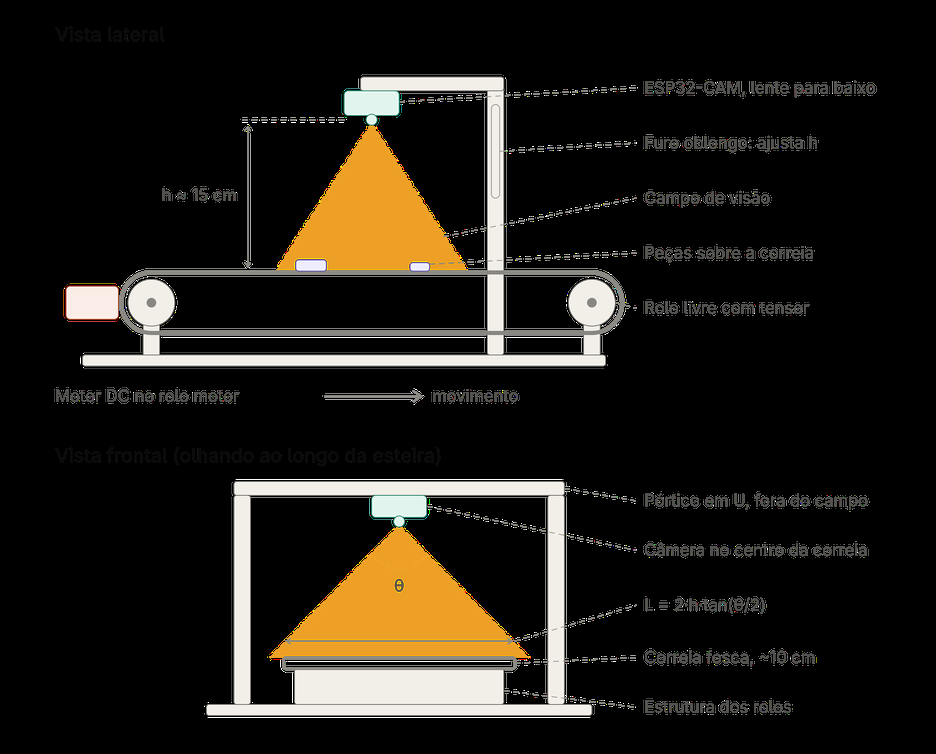
#> input picture 3d_models/esteira_inspecao_vistas_lateral_frontal.png, 936 x 754 px, shrunk from 2720 x 2192 before the run; its folder holds only this picture in this run
$ python -i image_process.py   (imports and definitions only)
#> lines starting #> are read from the running program, lines starting #| are printed output that depends on the picture; after the words box and inside, x2 and y2 are one past the last pixel; in counts of white or black regions, pixels touching at a corner belong together
### src/server/moments.py
import numpy as np
import cv2

# calcula os momentos da imagem
def moments(img, ordem=3):
    """
    Calcula todos os momentos brutos (m), centrais (mu) e normalizados (nu)
    até a ordem pedida, de uma só vez.

    m_pq = (Vx^T · I^T · Vy)[p, q], onde Vx e Vy são matrizes de
    Vandermonde (colunas = x^0, x^1, ..., x^ordem).
    """

    I = np.asarray(img) # transformação a imagem em um numpy array

    # aplica conversão para grayscale
    if I.ndim == 3:
        I = cv2.cvtColor(I, cv2.COLOR_BGR2GRAY)

    I = I.astype(np.float64)

    h, w = I.shape # recupera as dimensões da imagem

    k = np.arange(ordem + 1)
    x = np.arange(w, dtype=np.float64)
    y = np.arange(h, dtype=np.float64)

    # Momentos brutos: matriz (ordem+1) x (ordem+1), m[p, q]
    Vx = x[:, None] ** k
    Vy = y[:, None] ** k
    m = Vx.T @ I.T @ Vy

    m00 = m[0, 0]
    if m00 == 0:
        raise ValueError("Imagem vazia (m00 = 0): não há objeto para medir.")

    # calcula centroide
    cx, cy = m[1, 0] / m00, m[0, 1] / m00

    # Momentos centrais: mesmo truque com coordenadas deslocadas
    Ux = (x - cx)[:, None] ** k
    Uy = (y - cy)[:, None] ** k
    mu = Ux.T @ I.T @ Uy

    # Momentos invariantes à escala: nu_pq = mu_pq / mu00^((p+q)/2 + 1)
    p, q = np.meshgrid(k, k, indexing="ij")
    gamma = (p + q) / 2.0 + 1.0
    nu = mu / (mu[0, 0] ** gamma)

    return m, mu, nu

# momentos invariantes de HU
def hu_invariants_moments(nu):
    """I1..I7 de Hu + I8 de Flusser a partir da matriz nu[p, q]."""

    n20, n02, n11 = nu[2, 0], nu[0, 2], nu[1, 1]
    n30, n03, n21, n12 = nu[3, 0], nu[0, 3], nu[2, 1], nu[1, 2]

    a = n30 + n12
    b = n21 + n03
    c = n30 - 3 * n12
    d = 3 * n21 - n03

    I1 = n20 + n02
    I2 = (n20 - n02) ** 2 + 4 * n11 ** 2
    I3 = c ** 2 + d ** 2
    I4 = a ** 2 + b ** 2
    I5 = c * a * (a ** 2 - 3 * b ** 2) + d * b * (3 * a ** 2 - b ** 2)
    I6 = (n20 - n02) * (a ** 2 - b ** 2) + 4 * n11 * a * b
    I7 = d * a * (a ** 2 - 3 * b ** 2) - c * b * (3 * a ** 2 - b ** 2)
    I8 = n11 * (a ** 2 - b ** 2) - (n20 - n02) * a * b

    return np.array([I1, I2, I3, I4, I5, I6, I7, I8])

# cria um dicionario com o momentos
# [19 lines left out: function dict_moments, not called in this run]

# vetor de caracteristicas da imagem com base nos momentos
def feature_vector(img, usar_log=True):
    """
    Vetor de 8 características (I1..I8).
    Os invariantes variam por várias ordens de grandeza (1e-1 até 1e-20),
    normaliza com transformação log com sinal
    """
    _, _, nu = moments(img, ordem=3)
    hu = hu_invariants_moments(nu)

    if usar_log:
        hu = -np.sign(hu) * np.log10(np.abs(hu) + 1e-30) # transformação log para linearizar

    return hu

### src/server/image_process.py
from pathlib import Path

import cv2
import numpy as np
import config as config
from moments import moments, feature_vector

# constantes
HU_NAMES = [f"hu{i}" for i in range(1, 9)]
SHAPE_NAMES = ["euler", "compactness", "eccentricity", "elongation", "solidity"]
SIZE_NAMES = ["area", "perimeter"]
FEATURE_NAMES = HU_NAMES + SHAPE_NAMES + SIZE_NAMES

# Fundo
# [14 lines left out: function load_background, not called in this run]

# transforma para escala de cinza
def grayscale(img):

    if img.ndim == 3:
        return cv2.cvtColor(img, cv2.COLOR_BGR2GRAY)

    return img

# gera amostragem para o kernel da gaussiana
def binomial_kernel(k):
    """Linha k-1 do triângulo de Pascal: aproximação inteira da gaussiana (igual à ESP32)."""

    c = [1]

    for _ in range(k - 1):
        c = [x + y for x, y in zip(c + [0], [0] + c)]

    return c

# filtro gaussiano
def gaussian_blur(img, k):
    """Gaussiano KxK separável, inteiro, borda refletida e uma divisão arredondada por 4^(K-1)."""

    if k <= 1:
        return img.copy()

    c = binomial_kernel(k)
    r = k // 2
    h, w = img.shape
    p = np.pad(img.astype(np.uint32), ((0, 0), (r, r)), mode="reflect")
    horiz = sum(c[i] * p[:, i:i + w] for i in range(k))
    p = np.pad(horiz, ((r, r), (0, 0)), mode="reflect")
    vert = sum(c[i] * p[i:i + h, :] for i in range(k))
    shift = 2 * (k - 1)

    return ((vert + (1 << (shift - 1))) >> shift).astype(np.uint8)

def otsu(img):
    """Limiar de Otsu com as mesmas contas e a mesma ordem da ESP32 (mesmo desempate)."""

    hist = np.bincount(img.ravel(), minlength=256).tolist()
    n = img.size
    total = sum(t * hist[t] for t in range(256))
    sum_b, w_b, best, thres = 0, 0, 0.0, 0

    for t in range(256):
        w_b += hist[t]

        if w_b == 0:
            continue
        w_f = n - w_b

        if w_f == 0:
            break

        sum_b += t * hist[t]
        m_b = sum_b / w_b
        m_f = (total - sum_b) / w_f
        between = float(w_b) * float(w_f) * (m_b - m_f) * (m_b - m_f)

        if between > best:
            best, thres = between, t

    return thres

# suporte para operação morfologica
def _morph_pass(mask, k, is_erode, axis):
    """Mínimo (erosão) ou máximo (dilatação) numa janela 1D de k pixels; fora da imagem é ignorado."""

    r = k // 2
    neutral = 1 if is_erode else 0
    op = np.minimum if is_erode else np.maximum

    length = mask.shape[axis]
    pad = [(0, 0), (0, 0)]
    pad[axis] = (r, r)
    p = np.pad(mask, pad, constant_values=neutral)

    window = lambda i: p[:, i:i + length] if axis == 1 else p[i:i + length, :]

    out = window(0)

    for i in range(1, k):
        out = op(out, window(i))

    return out

# erosão
def erode(mask, k):
    """Erosão binária com elemento quadrado KxK (separável), igual à erode() da ESP32."""

    if k <= 1:
        return mask
    return _morph_pass(_morph_pass(mask, k, True, 1), k, True, 0)

# dilatação
def dilate(mask, k):
    """Dilatação binária com elemento quadrado KxK (separável), igual à dilate() da ESP32."""

    if k <= 1:
        return mask

    return _morph_pass(_morph_pass(mask, k, False, 1), k, False, 0)


# segmentação
def segment(img, background=None):
    """Devolve (máscara 0/255, limiar de Otsu). Espelho exato da threshold_otsu() da ESP32."""

    g = grayscale(img)

    if background is not None and config.USE_BACKGROUND and background.shape == g.shape:
        base = np.abs(g.astype(np.int16) - background.astype(np.int16)).astype(np.uint8)
        bright = True

    else:
        base = g
        bright = config.BRIGHT_OBJECT

    smooth = gaussian_blur(base, config.GAUSS_K)
    thres = otsu(smooth)
    mask = (smooth > thres) if bright else (smooth <= thres)
    mask = mask.astype(np.uint8)

    if config.OPEN_K > 1:    # abertura = erosão + dilatação
        mask = dilate(erode(mask, config.OPEN_K), config.OPEN_K)

    if config.CLOSE_K > 1:   # fechamento = dilatação + erosão
        mask = erode(dilate(mask, config.CLOSE_K), config.CLOSE_K)

    return mask * 255, thres

def components(mask):
    """Separa as peças da máscara. Cada item traz a máscara recortada da peça."""

    n, labels, stats, centroids = cv2.connectedComponentsWithStats(mask, connectivity=8)
    H, W = mask.shape
    m = config.BORDER_MARGIN
    pad = config.CROP_PAD
    objects = []

    for i in range(1, n):
        x, y, w, h, area = stats[i]

        if area < config.MIN_AREA:
            continue

        touches_border = x <= m or y <= m or x + w >= W - m or y + h >= H - m
        crop = (labels[y:y + h, x:x + w] == i).astype(np.uint8) * 255
        crop = np.pad(crop, pad, mode="constant")

        objects.append({
            "bbox": (int(x), int(y), int(w), int(h)),
            "area_px": int(area),
            "centroid": (float(centroids[i][0]), float(centroids[i][1])),
            "touches_border": bool(touches_border),
            "mask": crop,
        })

    return objects

# Descritores
def descriptors(piece_mask):
    """Vetor de descritores de uma peça (máscara binária recortada)."""

    m = (piece_mask > 0).astype(np.uint8)

    contours, hier = cv2.findContours(m, cv2.RETR_CCOMP, cv2.CHAIN_APPROX_NONE)
    if not contours:
        return None
    hier = hier[0]
    outer = [i for i in range(len(contours)) if hier[i][3] == -1]
    ext = max(outer, key=lambda i: cv2.contourArea(contours[i]))
    contour = contours[ext]

    area = float(m.sum())
    perimeter = float(cv2.arcLength(contour, True))

    # Número de Euler = 1 - furos (furos = contornos filhos do contorno externo)
    holes = sum(
        1 for i in range(len(contours))
        if hier[i][3] == ext and cv2.contourArea(contours[i]) >= config.MIN_HOLE_AREA
    )
    euler = 1 - holes

    # Compacidade: 1 para o círculo, cresce para formas alongadas ou recortadas
    compactness = perimeter ** 2 / (4 * np.pi * area) if area > 0 else 0.0

    # Excentricidade pelos autovalores da matriz de covariância (momentos centrais)
    _, mu, _ = moments(m, ordem=3)
    cov = np.array([[mu[2, 0], mu[1, 1]], [mu[1, 1], mu[0, 2]]]) / mu[0, 0]
    l1, l2 = sorted(np.linalg.eigvalsh(cov), reverse=True)
    eccentricity = float(np.sqrt(1 - l2 / l1)) if l1 > 0 else 0.0

    # Alongamento do retângulo de área mínima (invariante à rotação)
    (_, _), (rw, rh), _ = cv2.minAreaRect(contour)
    elongation = max(rw, rh) / max(min(rw, rh), 1e-6)

    # Solidez: área / área do fecho convexo
    hull_area = cv2.contourArea(cv2.convexHull(contour))
    solidity = cv2.contourArea(contour) / hull_area if hull_area > 0 else 0.0

    hu = feature_vector(m, usar_log=True)

    values = list(hu) + [euler, compactness, eccentricity, elongation, solidity, area, perimeter]

    return dict(zip(FEATURE_NAMES, map(float, values)))

# Pipeline completo
def process_mask(mask, ignore_border=True):
    """Componentes + descritores a partir de uma máscara pronta (é o que o servidor faz na E2)."""

    objects = components(mask)

    if ignore_border:
        objects = [o for o in objects if not o["touches_border"]]

    for o in objects:
        o["features"] = descriptors(o["mask"])

    return [o for o in objects if o["features"] is not None]

def process_image(img, background=None, ignore_border=True):
    """Segmentação + componentes + descritores (é o que o servidor faz na E1 e no treino)."""

    mask, thres = segment(img, background)

    return process_mask(mask, ignore_border), mask, thres

# [17 lines left out: function draw, not called in this run]

>>> import cv2
>>> picture = cv2.imread('../../3d_models/esteira_inspecao_vistas_lateral_frontal.png')
#> picture is the input picture: shape (754, 936, 3); mean B, G, R 21.7, 27.8, 31.3
>>> result = process_image(picture)
#> in gaussian_blur, `p = np.pad(img.astype(np.uint32), ((0, 0), (r, r)), mode="reflect")`:
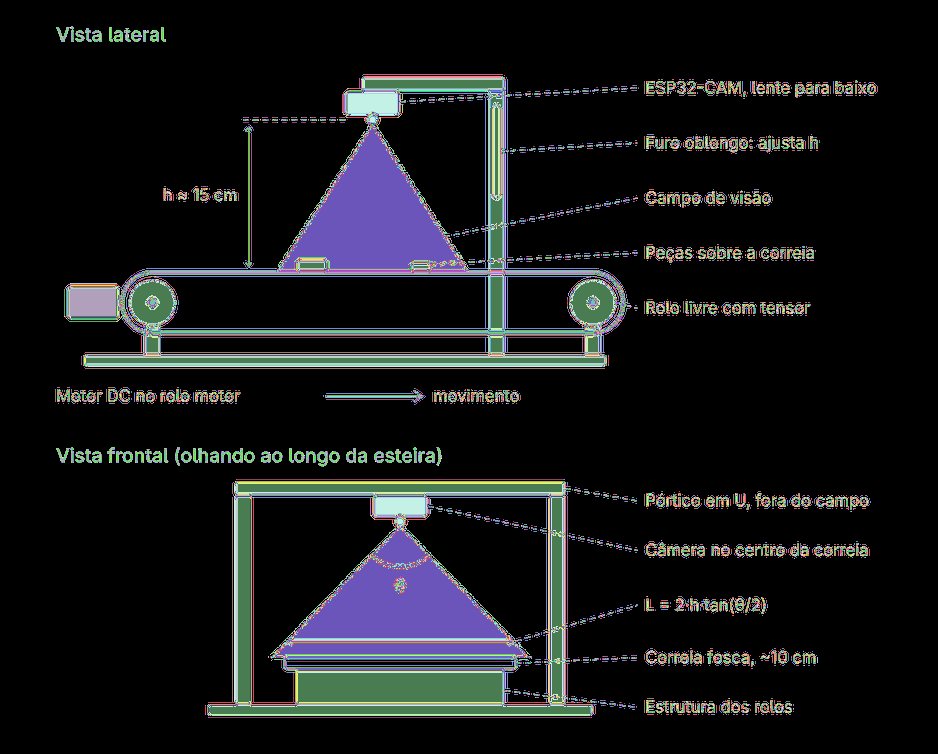
#> p: shape (754, 938) uint32; 252 distinct labels, from 0 to 255; one colour per label, 0 black
#> in gaussian_blur, `p = np.pad(horiz, ((r, r), (0, 0)), mode="reflect")`:
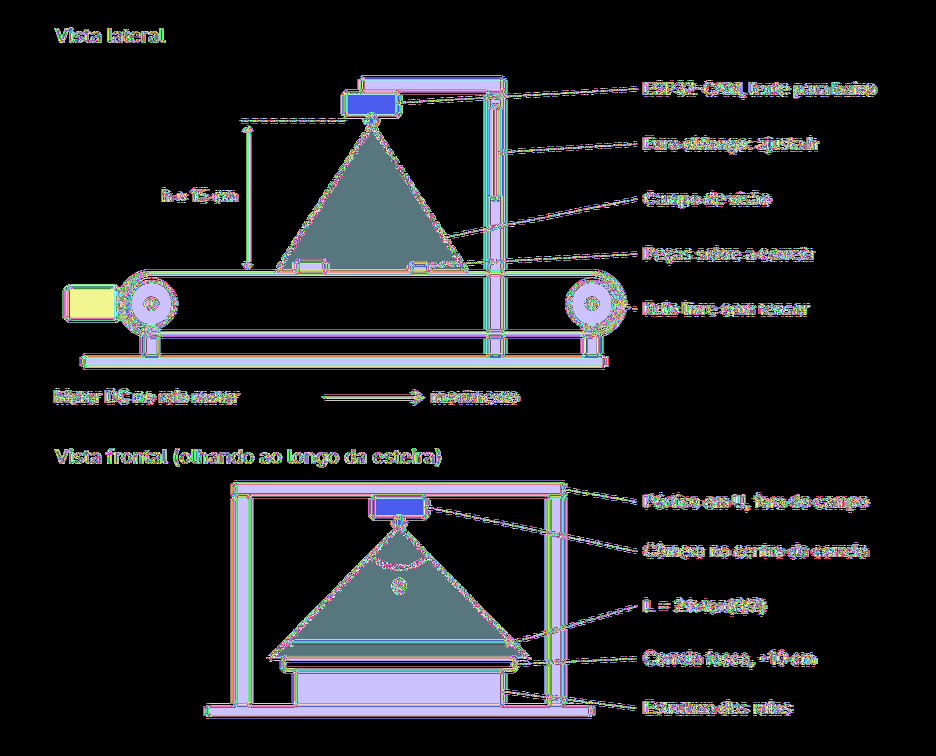
#> p: shape (756, 936) uint32; 1006 distinct labels, from 0 to 1020; one colour per label, 0 black
#> in gaussian_blur, `vert = sum(c[i] * p[i:i + h, :] for i in range(k))`:
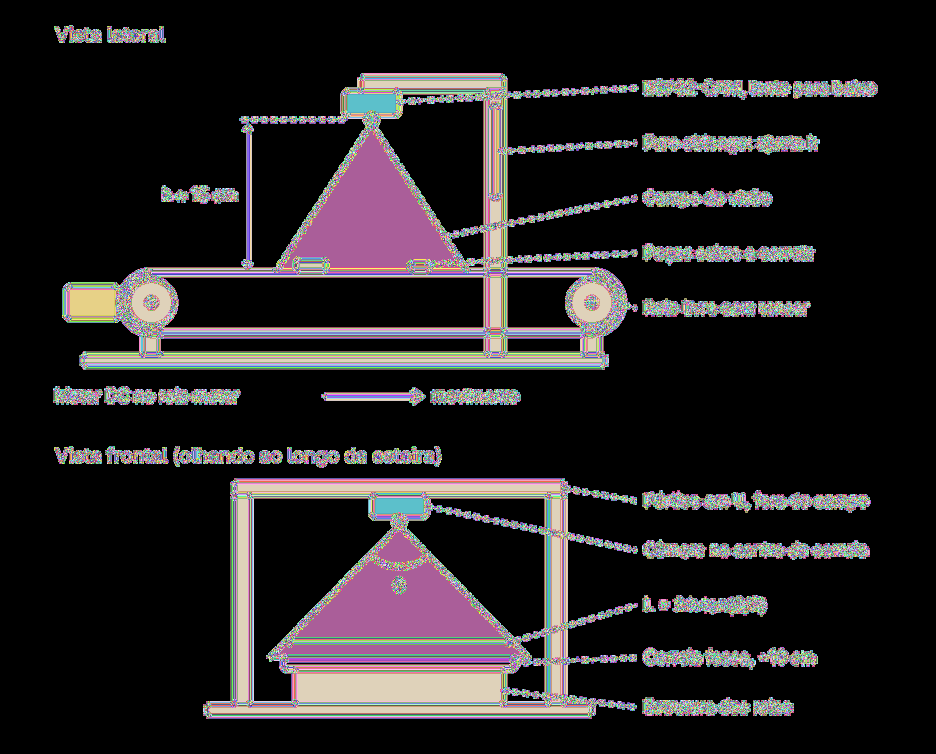
#> vert: shape (754, 936) uint32; 3653 distinct labels, from 0 to 3879; one colour per label, 0 black
#> in otsu, `hist = np.bincount(img.ravel(), minlength=256).tolist()`: hist = 256 values, max 548565 at index 0, min 0 at index 243, mean 2756.8
#> in otsu, `total = sum(t * hist[t] for t in range(256))`: total = 19861090
#> the loop in otsu, `for t in range(256):` made 243 passes
#> (w_b, w_f, sum_b, m_b, m_f, best) on passes 1 to 8: (548565, 157179, 0, 0, 126.4, 1.38e+15), (549421, 156323, 856, 0.00156, 127, 1.39e+15), (550061, 155683, 2136, 0.00388, 127.6, 1.39e+15), (551032, 154712, 5049, 0.00916, 128.3, 1.4e+15), (551717, 154027, 7789, 0.0141, 128.9, 1.41e+15), (552901, 152843, 13709, 0.0248, 129.9, 1.42e+15), (553213, 152531, 15581, 0.0282, 130.1, 1.43e+15), (553727, 152017, 19179, 0.0346, 130.5, 1.43e+15)
#> in segment, `mask = (smooth > thres) if bright else (smooth <= thres)`:
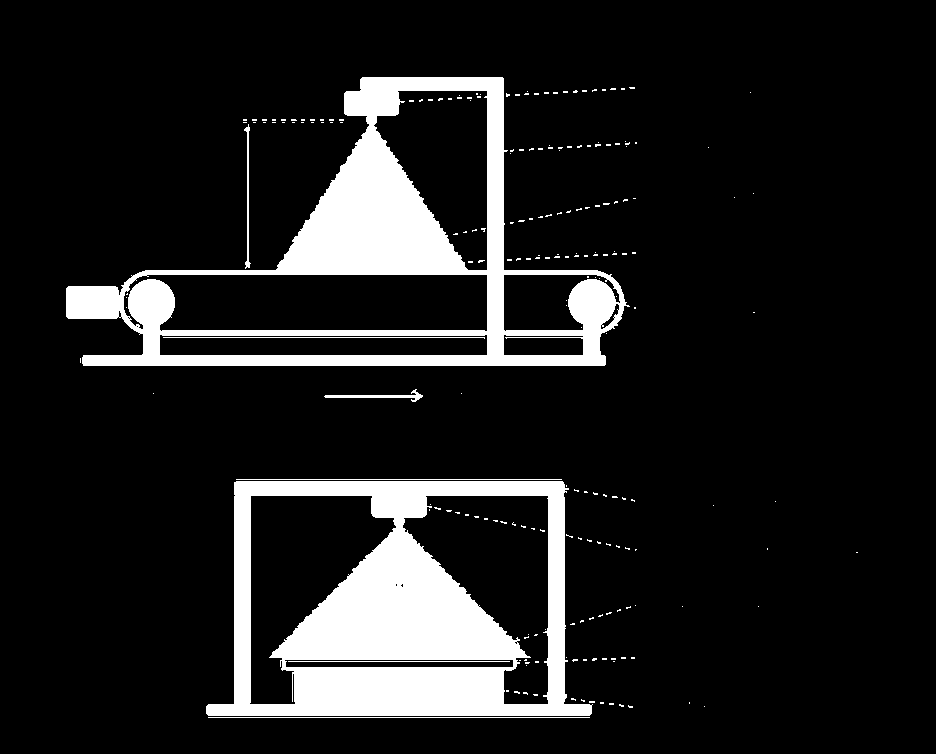
#> mask: shape (754, 936) bool; 12.4% white; 211 white regions (203 under 20 px), largest, box (x1, y1, x2, y2) and area: (206, 481, 593, 716) 44195, (66, 77, 630, 366) 40023, (208, 717, 590, 718) 382
#> in components, `n, labels, stats, centroids = cv2.connectedComponentsWithStats(mask, c..`:
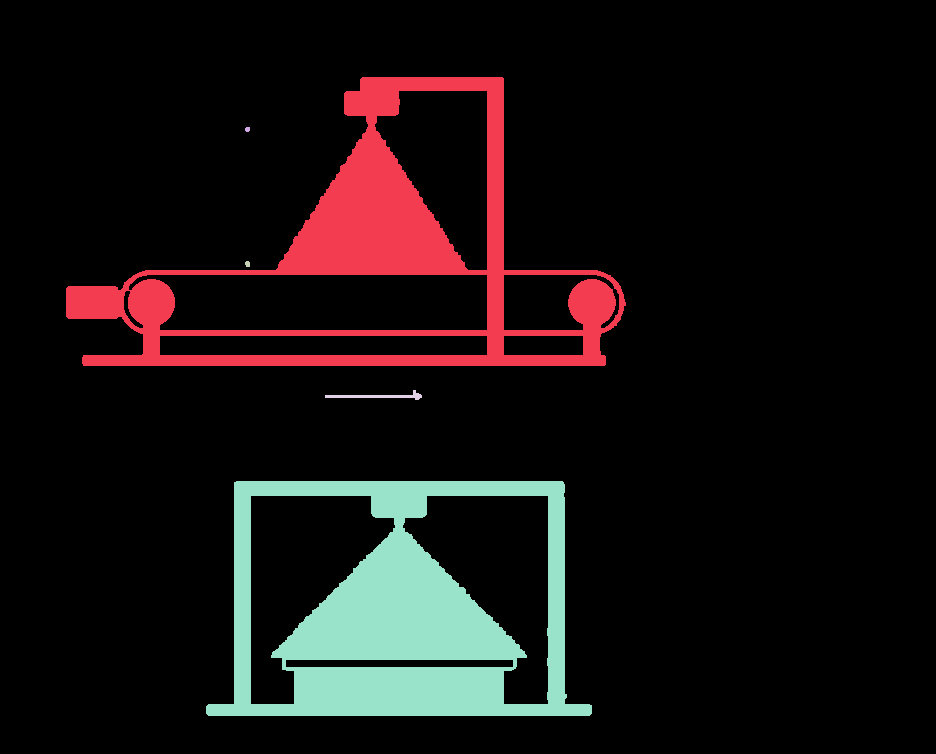
#> labels: shape (754, 936) int32; 6 distinct labels, from 0 to 5; one colour per label, 0 black
#> the loop in components, `for i in range(1, n):` made 5 passes
#> pass 1, in components, `crop = np.pad(crop, pad, mode="constant")`:
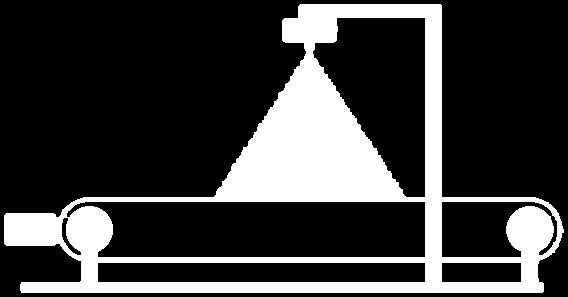
#> crop: shape (297, 568); 23.6% white; 1 white region, box (x1, y1, x2, y2) and area: (4, 4, 564, 293) 39874
#> the loop in process_mask, `for o in objects:` made 3 passes
#> pass 3, in descriptors (call 3), `m = (piece_mask > 0).astype(np.uint8)`:
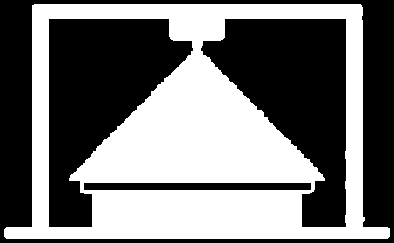
#> m: shape (243, 394); values 0 (black) and 1 (white), 46% white; 1 white region, box (x1, y1, x2, y2) and area: (4, 4, 390, 239) 44050
